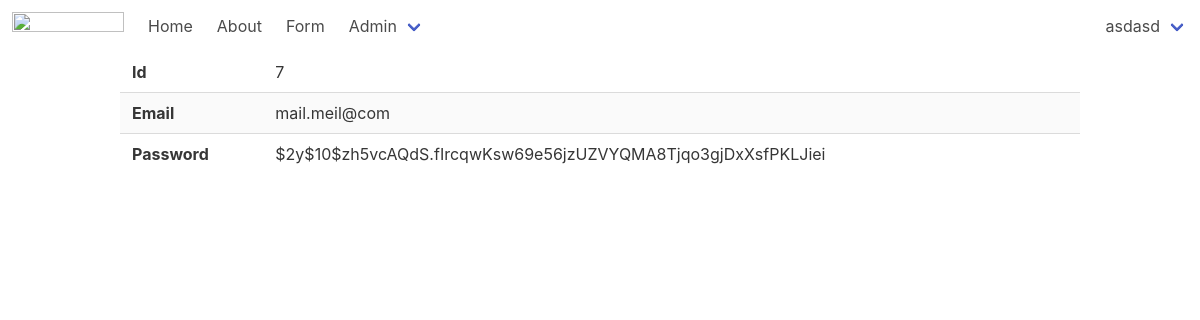
The page /admin/users/show?id=7 (signed in) on the database its author committed.
### tables this page shows
CREATE TABLE users
(
    id       integer
        constraint users_pk
            primary key autoincrement,
    email    text not null
        constraint users_pk2
            unique,
    password text not null
);

### helpers.php (called while the page is built, shortened)
<?php
function view($viewName, $variables=[]){
    extract($variables);
    include __DIR__ . "/views/$viewName.php";
}
function auth(){
    return User::auth();
}

### src/DB.php (called while the page is built, shortened)
<?php
class DB
{
    private $conn;
    public function __construct()
    {
        try {
            $this->conn = new PDO("sqlite:db.sqlite");
            $this->conn->setAttribute(PDO::ATTR_ERRMODE, PDO::ERRMODE_EXCEPTION);
        } catch (PDOException $e) {
            echo "Connection failed: " . $e->getMessage();
        }
    }
    public function find(string $tabel, string $class, $id)
    {
        $stmt = $this->conn->prepare("SELECT * FROM $tabel WHERE id=$id");
        $stmt->execute();
        $stmt->setFetchMode(PDO::FETCH_CLASS, $class);
        return $stmt->fetch();
    }
}

### src/Models/Model.php (called while the page is built, shortened)
<?php
class Model
{
    static $table;
    public static function find($id)
    {
        $db = new DB();
        return $db->find(static::$table, static::class, $id);
    }
};

### src/Models/User.php (called while the page is built, shortened)
<?php
class User extends Model {
    public static function auth(){
        if(isset($_SESSION['user'])){
            return User::find($_SESSION['user']);
        }
        return false;
    }
}

### views/users/show.php (the view)
<?php include __DIR__ . '/../partials/header.php' ?>
<div class="container">
   <table class="table is-striped is-fullwidth">
        <tbody>
            <tr>
                <th>Id</th>
                <td><?=$user->id?></td>
            </tr>
            <tr>
                <th>Email</th>
                <td><?=$user->email?></td>
            </tr>
            <tr>
                <th>Password</th>
                <td><?=$user->password?></td>
            </tr>
        </tbody>
   </table>
</div>
<?php include __DIR__ . '/../partials/footer.php' ?>

### views/partials/nav.php (shortened to what this page needs)
<nav class="navbar" role="navigation" aria-label="main navigation">
  <div class="navbar-brand">
    <a class="navbar-item" href="/">
      <img src="https://bulma.io/images/bulma-logo.png" width="112" height="28">
    </a>
  </div>
  <div id="navbarBasicExample" class="navbar-menu">
    <div class="navbar-start">
      <a href="/" class="navbar-item">
        Home
      </a>
      <a href="/about" class="navbar-item">
        About
      </a>
      <a href="/form" class="navbar-item">
        Form
      </a>
      <div class="navbar-item has-dropdown is-hoverable">
        <a class="navbar-link">
          Admin
        </a>
      </div>
    </div>
    <div class="navbar-end">
      <?php if(auth()): ?>
        <div class="navbar-item has-dropdown is-hoverable">
        <a class="navbar-link">
          <?= auth()->email ?>
        </a>
      </div>
    <?php endif ?>
  </div>
</nav>

### rows shown on the page
users: email "asdasd"
users: id "7", email "mail.meil@com", password "$2y$10$zh5vcAQdS.fIrcqwKsw69e56jzUZVYQMA8Tjqo3gjDxXsfPKLJiei"
